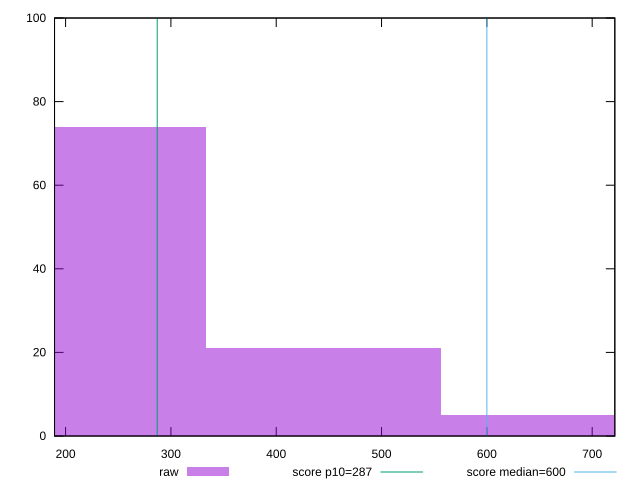

This chart was generated by the following gnuplot code:
reset

$raw <<EOF
667.4245743595284 5
444.9497162396856 21
222.4748581198428 74
EOF

set key outside below
set boxwidth 222.4748581198428
set xrange [189.5:721.4999999999995]
set yrange [0:100]
set trange [0:100]
set style fill transparent solid 0.5 noborder

set parametric
set terminal svg size 640, 490 enhanced background rgb 'white'
set output "report_00019_2021-02-10T18-14-37.922Z//total-blocking-time/samples/pages+cached/raw/histogram.svg"

plot $raw title "raw" with boxes, \
     287,t title "score p10=287", \
     600,t title "score median=600"

reset
